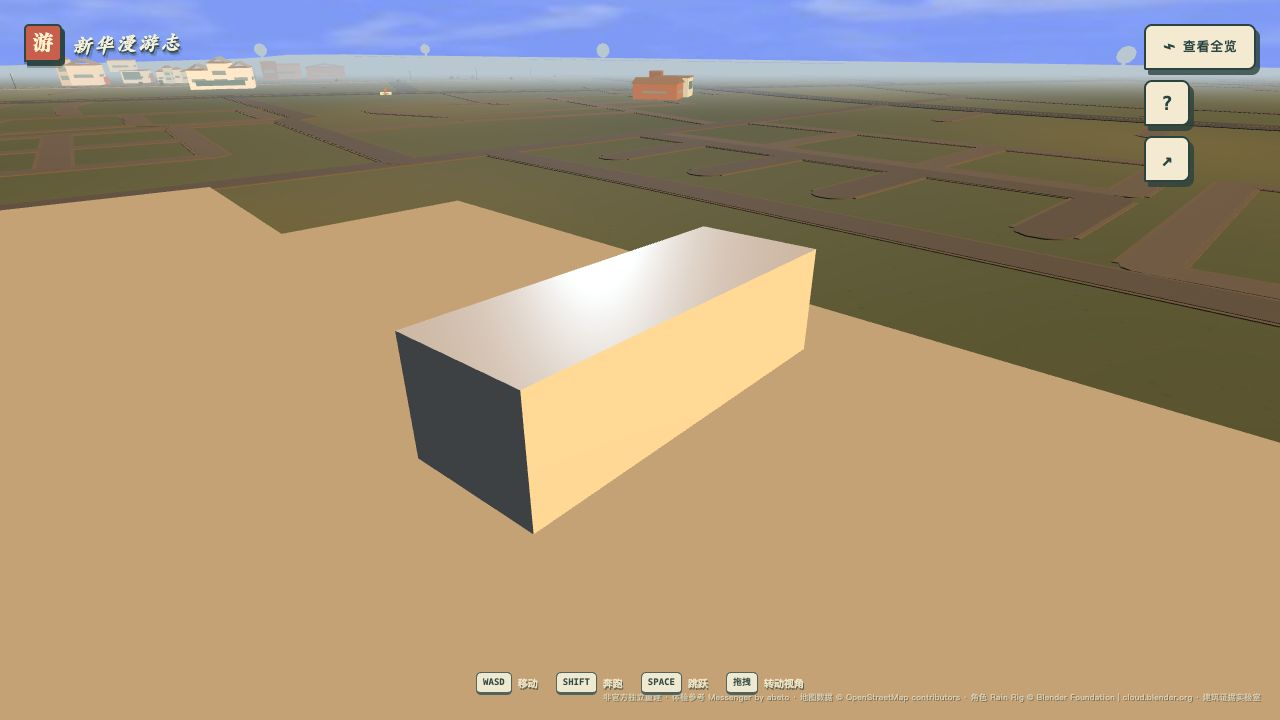
#> input picture test_artifacts/all-models/massing/shangsheng-huashan/test_osm-way-1364679205-massing-threejs-isolated.png, 1280 x 720 px, given in place of test_osm-way-864847856-massing-threejs-isolated.png, which was not available
$ python test_make_shangsheng_huashan_massing_contact_sheet.py
#> lines starting #> are read from the running program, lines starting #| are printed output that depends on the picture; pictures that were not available may be replaced by others from this repository, and a replacement may not be noted
"""把 12 张核心建筑 Massing 运行时截图合成为独立审查联系表。"""

from pathlib import Path

from PIL import Image, ImageDraw, ImageFont


ROOT = Path(__file__).resolve().parents[1]
SCREENSHOT_DIR = (
    ROOT / "test_artifacts/all-models/massing/shangsheng-huashan"
)
WAY_IDS = [
    864847856,
    864847877,
    864847881,
    864847883,
    864847892,
    1364679201,
    1364679204,
    1364679205,
    1368808689,
    1368808690,
    1537478450,
    743778426,
]
OUTPUT_PATH = SCREENSHOT_DIR / (
    "test_shangsheng-huashan-massing-threejs-contact-sheet.png"
)
CELL_WIDTH = 320
CELL_HEIGHT = 205
IMAGE_HEIGHT = 180


def main() -> None:
    canvas = Image.new("RGB", (CELL_WIDTH * 4, CELL_HEIGHT * 3), "#202729")
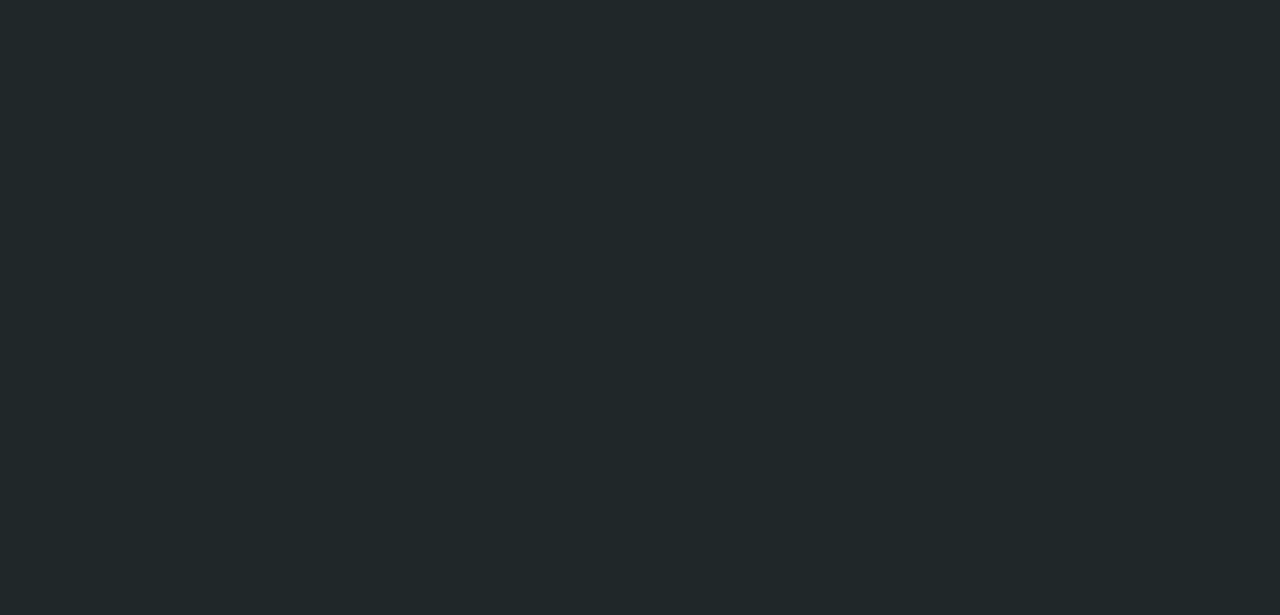
#> canvas: PIL image 1280x615 RGB; mean R, G, B 32, 39, 41
    draw = ImageDraw.Draw(canvas)
    font = ImageFont.load_default(size=15)
    for index, way_id in enumerate(WAY_IDS):
        path = SCREENSHOT_DIR / (
            f"test_osm-way-{way_id}-massing-threejs-isolated.png"
        )
        screenshot = Image.open(path).convert("RGB")
#> screenshot is the input picture: PIL image 1280x720 RGB; mean R, G, B 168.2, 148.5, 120.7
        screenshot.thumbnail((CELL_WIDTH, IMAGE_HEIGHT), Image.Resampling.LANCZOS)
#> screenshot: PIL image 320x180 RGB
        column = index % 4
        row = index // 4
        left = column * CELL_WIDTH
        top = row * CELL_HEIGHT
        canvas.paste(screenshot, (left, top))
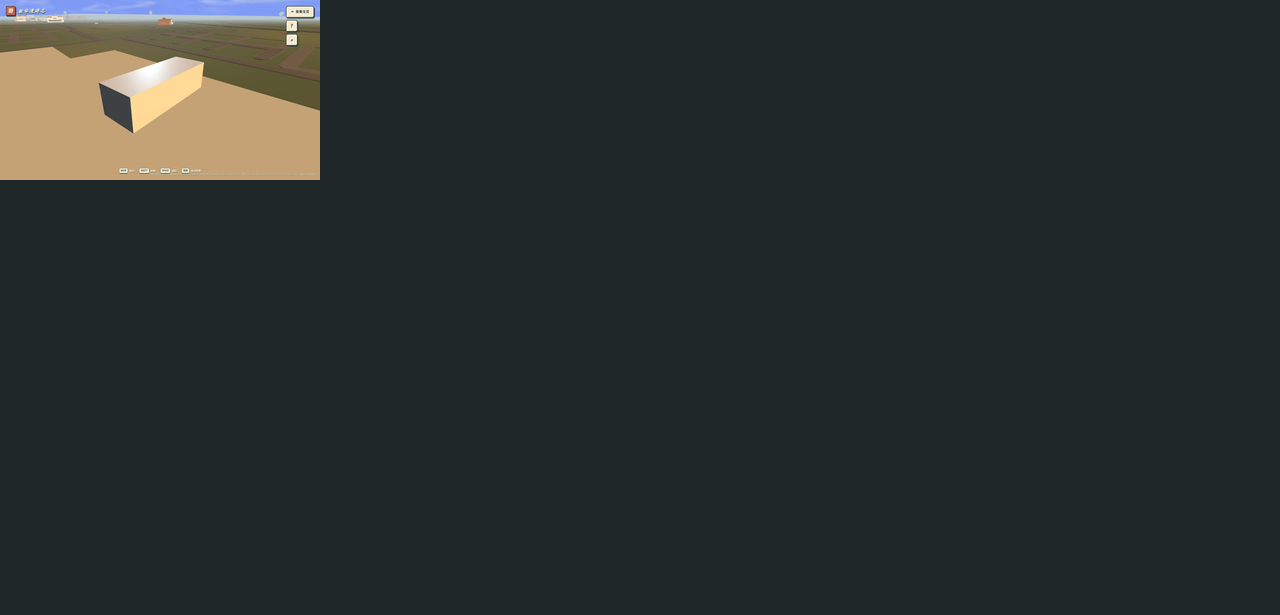
#> canvas: PIL image 1280x615 RGB; mean R, G, B 42, 47, 46.8
        draw.rectangle(
            (left, top + IMAGE_HEIGHT, left + CELL_WIDTH, top + CELL_HEIGHT),
            fill="#202729",
        )
        draw.text(
            (left + 8, top + IMAGE_HEIGHT + 4),
            f"OSM way {way_id}",
            fill="#f1ede3",
            font=font,
        )
#> pass 2 of the loop in main, `for index, way_id in enumerate(WAY_IDS):`:
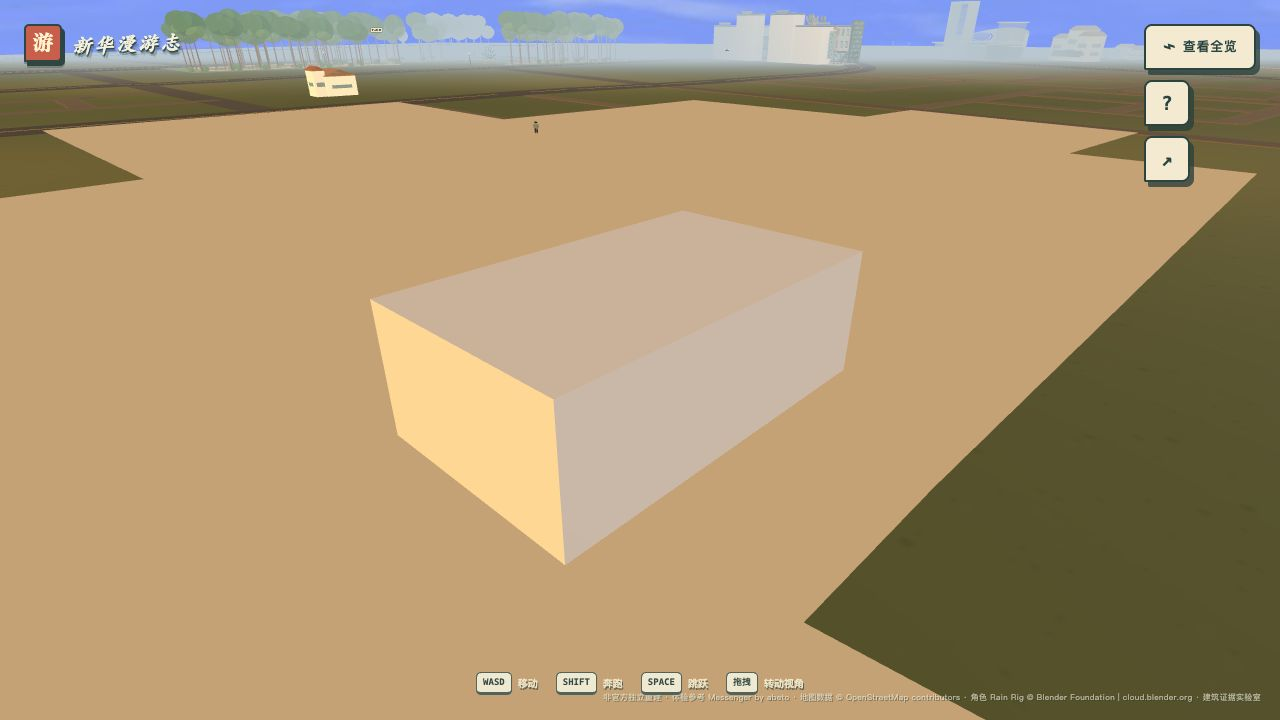
#> input picture test_artifacts/all-models/massing/shangsheng-huashan/test_osm-way-1537478450-massing-threejs-isolated.png, 1280 x 720 px, given in place of test_osm-way-864847877-massing-threejs-isolated.png, which was not available
#> in main, screenshot is the input picture: PIL image 1280x720 RGB; mean R, G, B 170.1, 149, 115.7
#> screenshot: PIL image 320x180 RGB
#> in main, `canvas.paste(screenshot, (left, top))`:
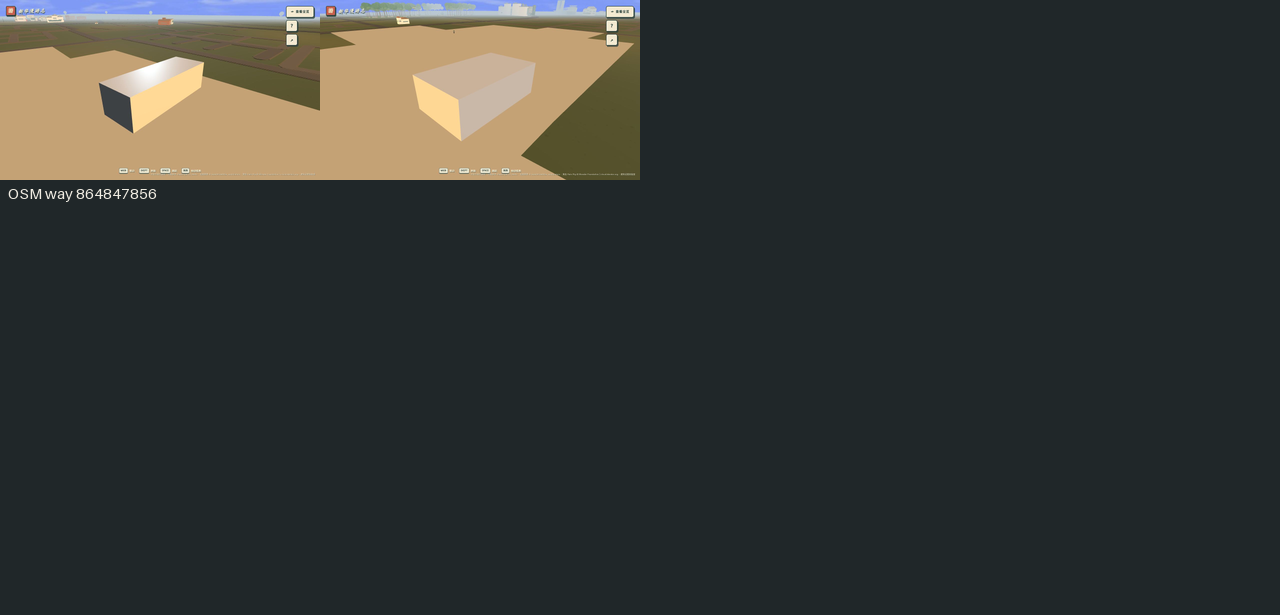
#> canvas: PIL image 1280x615 RGB; mean R, G, B 52.2, 55.2, 52.4
    canvas.save(OUTPUT_PATH)
    print(OUTPUT_PATH.relative_to(ROOT))


if __name__ == "__main__":
#> (the run stopped early here; a loop or call above may not have finished)
